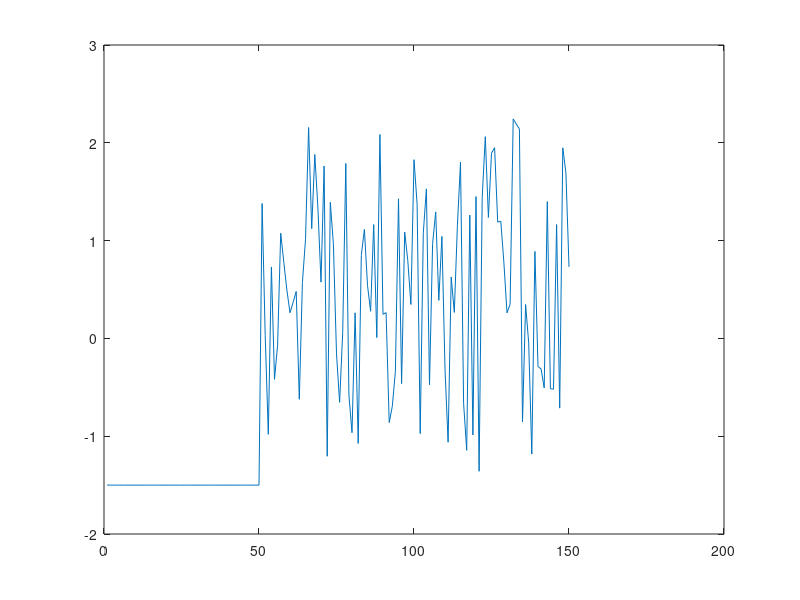

Here is the MATLAB script that generated this plot:
%{
This code generates GPS Cordinates(LAT, LONG)
Formated to 2 d.p

%}

% first half
n1 = 50;
base_lat = 37.05;
base_long = -1.5;
lat1 = base_lat * ones(n1, 1);
longt1 = base_long * ones(n1, 1);

% second half - latitude
a=1;
b=1.5;
r = a + (b-a).*rand(n1,1);
r = base_lat * r;

% second half - longitude
c=1;
d=-1.5;
u = c + (d-c).*rand(100,1);
u = base_long * u;

% join data 
lat_final = [lat1; r];
long_final = [longt1; u];
plot(lat_final);
plot(long_final);

